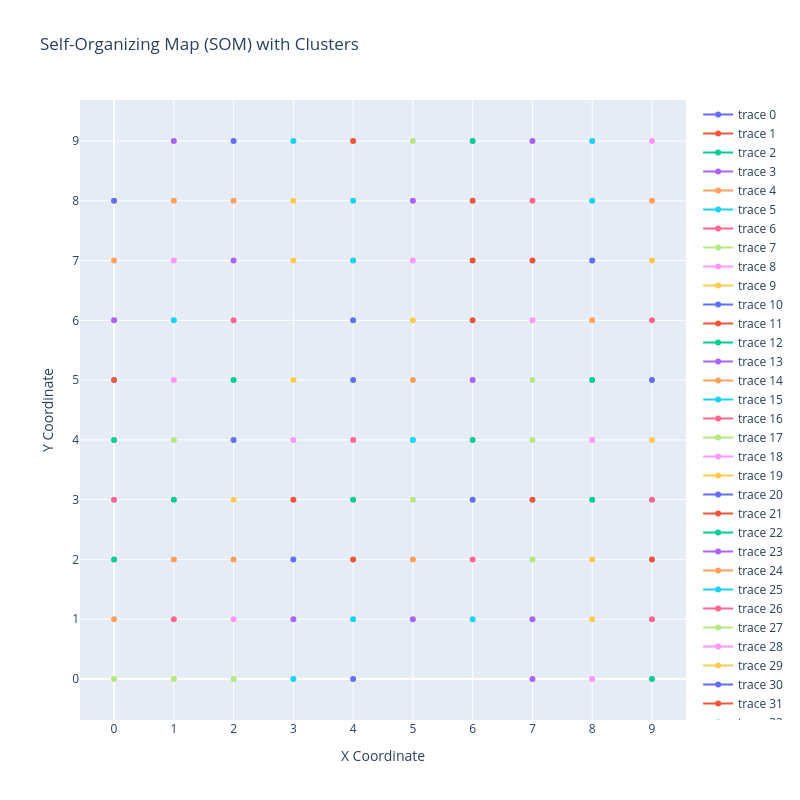

Notebook code for this chart:
### Code cell
# Create a scatter plot
import plotly.graph_objects as go
fig = go.Figure()
box_text = ""
# Add a scatter trace for each neuron
for neuron, words in clustered_data.items():
    for t in words:
        box_text += f"{t}<br>"
    fig.add_trace(go.Scatter(
        x=[neuron[0]],
        y=[neuron[1]],
        text=[box_text],  # Join words with line breaks for hover text
        # mode='markers+text',
        # marker=dict(size=10),
        textfont=dict(size=10),
        hoverinfo='text'
    ))
    box_text = ""

# Update layout
fig.update_layout(
    title="Self-Organizing Map (SOM) with Clusters",
    xaxis=dict(title='X Coordinate', tickvals=list(range(10))),
    yaxis=dict(title='Y Coordinate', tickvals=list(range(10)), scaleanchor="x"),
    width=800,
    height=800
)

# Show the figure
fig.show()
